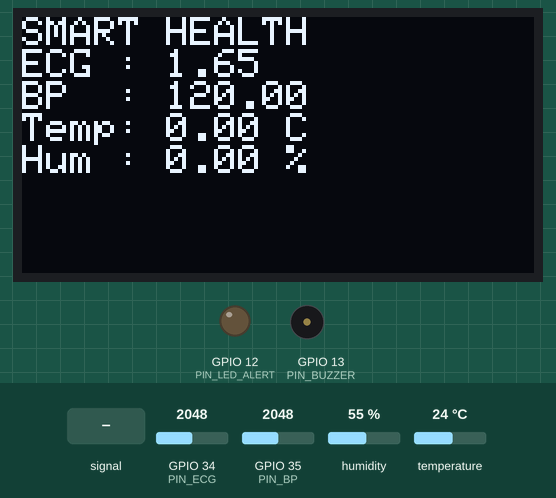
Recording of a sketch running on a simulated ESP32. On the bench: 128×64 one-colour display, output pins drawn as LEDs (lit = HIGH), buzzer (waves = sounding). Dashed ring = blinking. Inputs (shaded band) come from the test bench; at power-on: GPIO 35 (PIN_BP) = 2048, GPIO 34 (PIN_ECG) = 2048, humidity 55 %, temperature 24 °C. What the sketch prints to the serial monitor is not drawn.

Above: at 1.2 s.
1.3 s: GPIO 35 (PIN_BP) set to 2704
At 2.3 s:
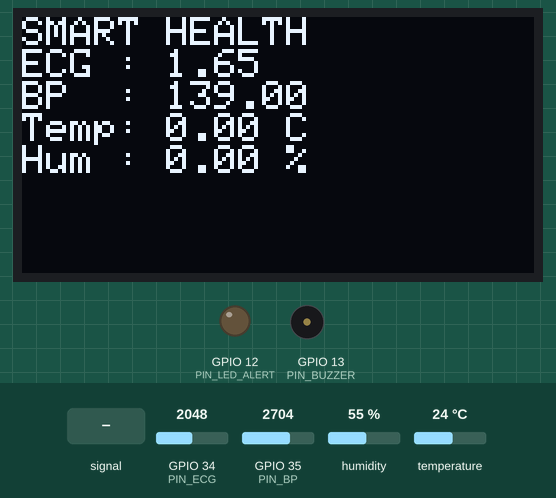
7.3 s: GPIO 35 (PIN_BP) set to 2798
At 7.77 s:
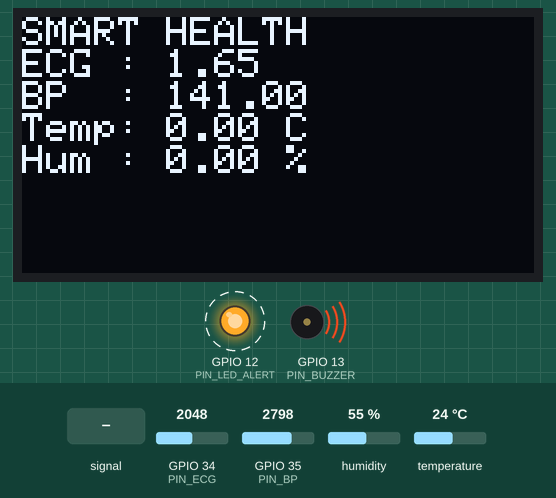
10.0 s: GPIO 34 (PIN_ECG) fed a 200 Hz sine of ±327 counts around its level
At 10.98 s:
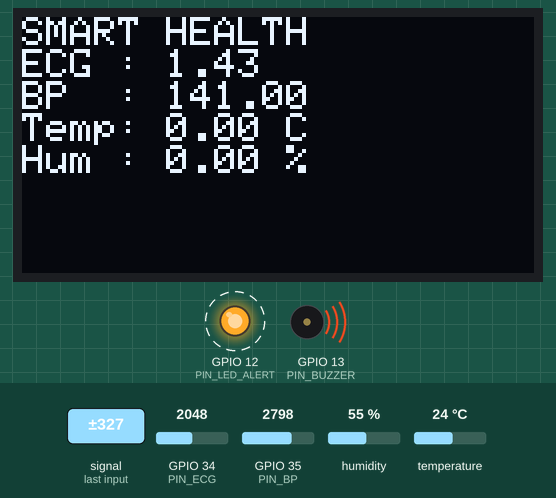
11.8 s: GPIO 34 (PIN_ECG) set to 2866
At 12.38 s:
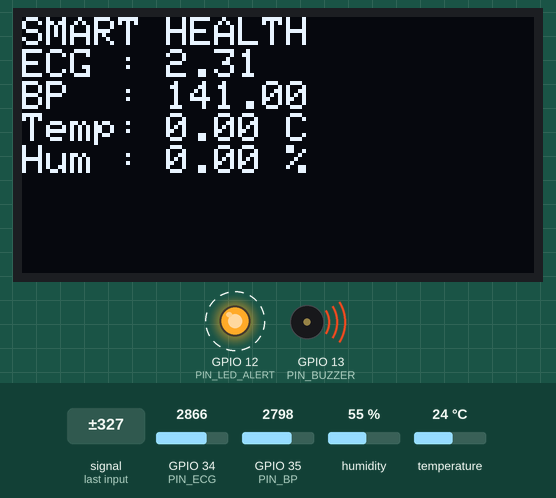
13.7 s: humidity set to 22 %
At 14.34 s:
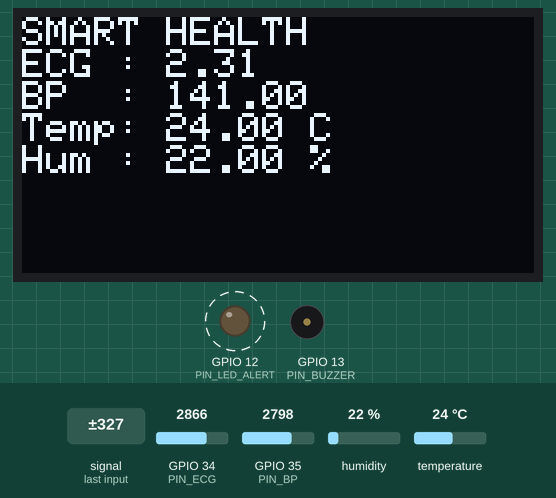
15.7 s: GPIO 34 (PIN_ECG) fed a 1000 Hz sine of ±1023 counts around its level
At 16.21 s:
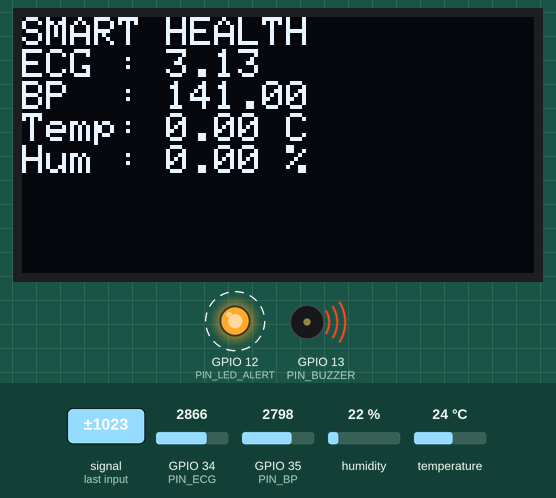
Timing chart, 0 to 18.2 s (numbered marks = the images above; inputs shaded):
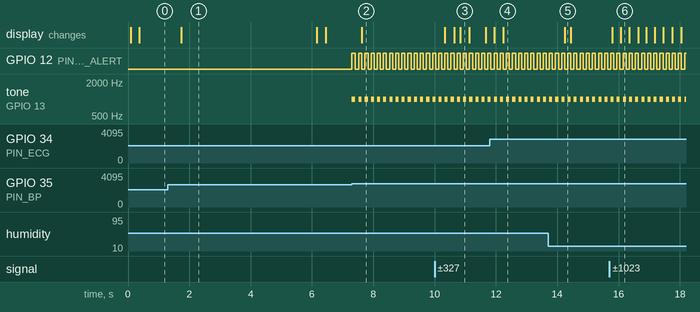

Measured:
- the behaviour switches between 2764 and 2765 on GPIO 35 (PIN_BP) (found by bisection; images 1 and 2)
- after the input at 1.3 s, the display: changes after 0.44 s (image 1)
- after the input at 7.3 s, GPIO 12 (PIN_LED_ALERT): alternates HIGH for 0.10 s and LOW for 0.10 s, starting at once; tone on GPIO 13 (PIN_BUZZER): alternates 1000 Hz for 0.10 s and silent for 0.10 s, starting at once; the display: changes after 0.33 s (image 2)
- after the input at 10.0 s, the display: first changes after 0.33 s (image 3 shows a later state)
- after the input at 13.7 s, the display: changes after 0.54 s (image 5)
- after the input at 15.7 s, the display: first changes after 0.10 s (image 6 shows a later state)
- what the display in image 1 shows lasts 4.5 s, from 1.7 s to 6.2 s

The sketch:

HealthMonitor_FreeRTOS.ino
```cpp
#include <Wire.h>
#include <DHT.h>
#include <Adafruit_GFX.h>
#include <Adafruit_SSD1306.h>
#include <esp_task_wdt.h>

// ---------------- Pin Definitions ----------------
#define PIN_ECG          34
#define PIN_BP           35
#define PIN_DHT          15
#define PIN_BUZZER       13
#define PIN_LED_ALERT    12
#define DHTTYPE          DHT22

// ---------------- OLED ----------------
#define SCREEN_WIDTH     128
#define SCREEN_HEIGHT    64

Adafruit_SSD1306 display(SCREEN_WIDTH, SCREEN_HEIGHT, &Wire, -1);

// ---------------- DHT ----------------
DHT dht(PIN_DHT, DHTTYPE);

// ---------------- FreeRTOS Handles ----------------
QueueHandle_t xSensorQueue;
SemaphoreHandle_t xAlertSemaphore;
SemaphoreHandle_t xI2CMutex;

// ---------------- Sensor Structure ----------------
struct SensorPayload {
  float ecgValue;
  float bloodPressure;
  float temperature;
  float humidity;
};

// ---------------- Function Prototypes ----------------
void vTaskReadVitals(void *pvParameters);
void vTaskReadEnv(void *pvParameters);
void vTaskDisplay(void *pvParameters);
void vTaskMQTTSim(void *pvParameters);
void vTaskAlertHandler(void *pvParameters);

// ====================================================
// SETUP
// ====================================================

void setup() {

  Serial.begin(115200);

  pinMode(PIN_BUZZER, OUTPUT);
  pinMode(PIN_LED_ALERT, OUTPUT);

  dht.begin();

  if (!display.begin(SSD1306_SWITCHCAPVCC, 0x3C)) {
    Serial.println("OLED allocation failed");
    while (true);
  }

  display.clearDisplay();
  display.display();

  // Create Queue
  xSensorQueue = xQueueCreate(5, sizeof(SensorPayload));

  // Create Semaphore
  xAlertSemaphore = xSemaphoreCreateBinary();

  // Create Mutex
  xI2CMutex = xSemaphoreCreateMutex();

  // ---------------- Watchdog ----------------

  esp_task_wdt_config_t wdt_config = {
      .timeout_ms = 5000,
      .idle_core_mask = (1 << portNUM_PROCESSORS) - 1,
      .trigger_panic = true
  };

  esp_task_wdt_init(&wdt_config);
  esp_task_wdt_add(NULL);

  // ---------------- Create Tasks ----------------

  xTaskCreatePinnedToCore(
      vTaskAlertHandler,
      "Alert Task",
      4096,
      NULL,
      4,
      NULL,
      1);

  xTaskCreatePinnedToCore(
      vTaskReadVitals,
      "Read Vitals",
      4096,
      NULL,
      3,
      NULL,
      1);

  xTaskCreatePinnedToCore(
      vTaskReadEnv,
      "Read Env",
      4096,
      NULL,
      2,
      NULL,
      1);

  xTaskCreatePinnedToCore(
      vTaskDisplay,
      "Display",
      4096,
      NULL,
      2,
      NULL,
      0);

  xTaskCreatePinnedToCore(
      vTaskMQTTSim,
      "MQTT",
      4096,
      NULL,
      1,
      NULL,
      0);
}

// ====================================================
// LOOP
// ====================================================

void loop() {

  esp_task_wdt_reset();

  vTaskDelay(pdMS_TO_TICKS(1000));
}

// ====================================================
// TASK 1 : READ HEALTH VITALS
// ====================================================

void vTaskReadVitals(void *pvParameters) {

  esp_task_wdt_add(NULL);

  SensorPayload currentData = {0};

  for (;;) {

    esp_task_wdt_reset();

    int rawECG = analogRead(PIN_ECG);
    int rawBP = analogRead(PIN_BP);

    currentData.ecgValue = (rawECG / 4095.0) * 3.3;

    currentData.bloodPressure =
        map(rawBP, 0, 4095, 60, 180);

    // Alert if BP abnormal
    if (currentData.bloodPressure > 140 ||
        currentData.bloodPressure < 80) {

      xSemaphoreGive(xAlertSemaphore);
    }

    xQueueOverwrite(
        xSensorQueue,
        &currentData);

    vTaskDelay(pdMS_TO_TICKS(200));
  }
}
// ====================================================
// TASK 2 : READ ENVIRONMENT
// ====================================================

void vTaskReadEnv(void *pvParameters) {

  esp_task_wdt_add(NULL);

  SensorPayload envData;

  for (;;) {

    esp_task_wdt_reset();

    float h = dht.readHumidity();
    float t = dht.readTemperature();

    if (!isnan(h) && !isnan(t)) {

      if (xQueuePeek(xSensorQueue, &envData, pdMS_TO_TICKS(50)) == pdTRUE) {

        envData.temperature = t;
        envData.humidity = h;

        xQueueOverwrite(xSensorQueue, &envData);
      }
    }

    vTaskDelay(pdMS_TO_TICKS(2000));
  }
}

// ====================================================
// TASK 3 : OLED DISPLAY
// ====================================================

void vTaskDisplay(void *pvParameters) {

  esp_task_wdt_add(NULL);

  SensorPayload displayData;

  for (;;) {

    esp_task_wdt_reset();

    if (xQueuePeek(xSensorQueue, &displayData, pdMS_TO_TICKS(100)) == pdTRUE) {

      if (xSemaphoreTake(xI2CMutex, pdMS_TO_TICKS(50)) == pdTRUE) {

        display.clearDisplay();

        display.setTextSize(1);
        display.setTextColor(SSD1306_WHITE);

        display.setCursor(0,0);
        display.println("SMART HEALTH");

        display.print("ECG : ");
        display.println(displayData.ecgValue);

        display.print("BP  : ");
        display.println(displayData.bloodPressure);

        display.print("Temp: ");
        display.print(displayData.temperature);
        display.println(" C");

        display.print("Hum : ");
        display.print(displayData.humidity);
        display.println(" %");

        display.display();

        xSemaphoreGive(xI2CMutex);
      }
    }

    vTaskDelay(pdMS_TO_TICKS(250));
  }
}

// ====================================================
// TASK 4 : MQTT SIMULATION
// ====================================================

void vTaskMQTTSim(void *pvParameters) {

  esp_task_wdt_add(NULL);

  SensorPayload payload;

  for (;;) {

    esp_task_wdt_reset();

    if (xQueuePeek(xSensorQueue, &payload, pdMS_TO_TICKS(100)) == pdTRUE) {

      Serial.println("--------------------------------");
      Serial.println("MQTT Publish");

      Serial.print("ECG : ");
      Serial.println(payload.ecgValue);

      Serial.print("Blood Pressure : ");
      Serial.println(payload.bloodPressure);

      Serial.print("Temperature : ");
      Serial.println(payload.temperature);

      Serial.print("Humidity : ");
      Serial.println(payload.humidity);

      Serial.println("--------------------------------");
    }

    vTaskDelay(pdMS_TO_TICKS(5000));
  }
}

// ====================================================
// TASK 5 : ALERT HANDLER
// ====================================================

void vTaskAlertHandler(void *pvParameters) {

  esp_task_wdt_add(NULL);

  for (;;) {

    esp_task_wdt_reset();

    if (xSemaphoreTake(xAlertSemaphore, portMAX_DELAY) == pdTRUE) {

      Serial.println("CRITICAL ALERT");

      for (int i = 0; i < 5; i++) {

        digitalWrite(PIN_LED_ALERT, HIGH);

        tone(PIN_BUZZER, 1000);

        vTaskDelay(pdMS_TO_TICKS(100));

        digitalWrite(PIN_LED_ALERT, LOW);

        noTone(PIN_BUZZER);

        vTaskDelay(pdMS_TO_TICKS(100));
      }
    }
  }
}
```
